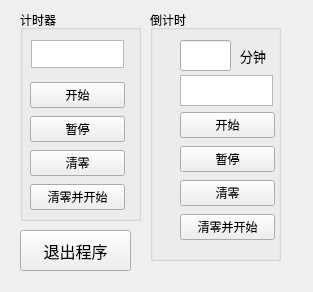
<?xml version="1.0" encoding="UTF-8"?>
<ui version="4.0">
 <class>Form</class>
 <widget class="QWidget" name="Form">
  <property name="geometry">
   <rect>
    <x>0</x>
    <y>0</y>
    <width>313</width>
    <height>292</height>
   </rect>
  </property>
  <property name="windowTitle">
   <string>Form</string>
  </property>
  <widget class="QGroupBox" name="groupBox">
   <property name="geometry">
    <rect>
     <x>20</x>
     <y>10</y>
     <width>121</width>
     <height>211</height>
    </rect>
   </property>
   <property name="title">
    <string>计时器</string>
   </property>
   <widget class="QTextBrowser" name="textBrowser_jishi">
    <property name="geometry">
     <rect>
      <x>11</x>
      <y>30</y>
      <width>93</width>
      <height>28</height>
     </rect>
    </property>
   </widget>
   <widget class="QWidget" name="layoutWidget">
    <property name="geometry">
     <rect>
      <x>10</x>
      <y>70</y>
      <width>95</width>
      <height>135</height>
     </rect>
    </property>
    <layout class="QVBoxLayout" name="verticalLayout">
     <item>
      <widget class="QPushButton" name="pushButton_start1">
       <property name="text">
        <string>开始</string>
       </property>
      </widget>
     </item>
     <item>
      <widget class="QPushButton" name="pushButton_pause1">
       <property name="text">
        <string>暂停</string>
       </property>
      </widget>
     </item>
     <item>
      <widget class="QPushButton" name="pushButton_clean1">
       <property name="text">
        <string>清零</string>
       </property>
      </widget>
     </item>
     <item>
      <widget class="QPushButton" name="pushButton_cleanAndStart1">
       <property name="text">
        <string>清零并开始</string>
       </property>
      </widget>
     </item>
    </layout>
   </widget>
  </widget>
  <widget class="QGroupBox" name="groupBox_2">
   <property name="geometry">
    <rect>
     <x>150</x>
     <y>10</y>
     <width>131</width>
     <height>251</height>
    </rect>
   </property>
   <property name="title">
    <string>倒计时</string>
   </property>
   <widget class="QWidget" name="layoutWidget">
    <property name="geometry">
     <rect>
      <x>30</x>
      <y>100</y>
      <width>95</width>
      <height>135</height>
     </rect>
    </property>
    <layout class="QVBoxLayout" name="verticalLayout_2">
     <item>
      <widget class="QPushButton" name="pushButton_start2">
       <property name="text">
        <string>开始</string>
       </property>
      </widget>
     </item>
     <item>
      <widget class="QPushButton" name="pushButton_pause2">
       <property name="text">
        <string>暂停</string>
       </property>
      </widget>
     </item>
     <item>
      <widget class="QPushButton" name="pushButton_clean2">
       <property name="text">
        <string>清零</string>
       </property>
      </widget>
     </item>
     <item>
      <widget class="QPushButton" name="pushButton_cleanAndStart2">
       <property name="text">
        <string>清零并开始</string>
       </property>
      </widget>
     </item>
    </layout>
   </widget>
   <widget class="QLineEdit" name="lineEdit">
    <property name="geometry">
     <rect>
      <x>30</x>
      <y>30</y>
      <width>51</width>
      <height>31</height>
     </rect>
    </property>
    <property name="font">
     <font>
      <pointsize>12</pointsize>
     </font>
    </property>
    <property name="alignment">
     <set>Qt::AlignCenter</set>
    </property>
   </widget>
   <widget class="QLabel" name="label_minute">
    <property name="geometry">
     <rect>
      <x>90</x>
      <y>30</y>
      <width>41</width>
      <height>31</height>
     </rect>
    </property>
    <property name="font">
     <font>
      <pointsize>10</pointsize>
      <underline>false</underline>
     </font>
    </property>
    <property name="text">
     <string>分钟</string>
    </property>
   </widget>
   <widget class="QTextBrowser" name="textBrowser_daojishi">
    <property name="geometry">
     <rect>
      <x>30</x>
      <y>65</y>
      <width>93</width>
      <height>31</height>
     </rect>
    </property>
   </widget>
  </widget>
  <widget class="QPushButton" name="pushButton_exit">
   <property name="geometry">
    <rect>
     <x>20</x>
     <y>230</y>
     <width>111</width>
     <height>41</height>
    </rect>
   </property>
   <property name="font">
    <font>
     <pointsize>12</pointsize>
     <italic>false</italic>
     <underline>false</underline>
    </font>
   </property>
   <property name="text">
    <string>退出程序</string>
   </property>
  </widget>
  <widget class="QLabel" name="label_date">
   <property name="geometry">
    <rect>
     <x>190</x>
     <y>260</y>
     <width>101</width>
     <height>20</height>
    </rect>
   </property>
   <property name="font">
    <font>
     <pointsize>9</pointsize>
     <underline>false</underline>
    </font>
   </property>
   <property name="text">
    <string/>
   </property>
  </widget>
 </widget>
 <resources/>
 <connections>
  <connection>
   <sender>pushButton_exit</sender>
   <signal>clicked()</signal>
   <receiver>Form</receiver>
   <slot>close()</slot>
   <hints>
    <hint type="sourcelabel">
     <x>92</x>
     <y>244</y>
    </hint>
    <hint type="destinationlabel">
     <x>293</x>
     <y>291</y>
    </hint>
   </hints>
  </connection>
 </connections>
 <slots>
  <slot>btn_start1_click()</slot>
 </slots>
</ui>
